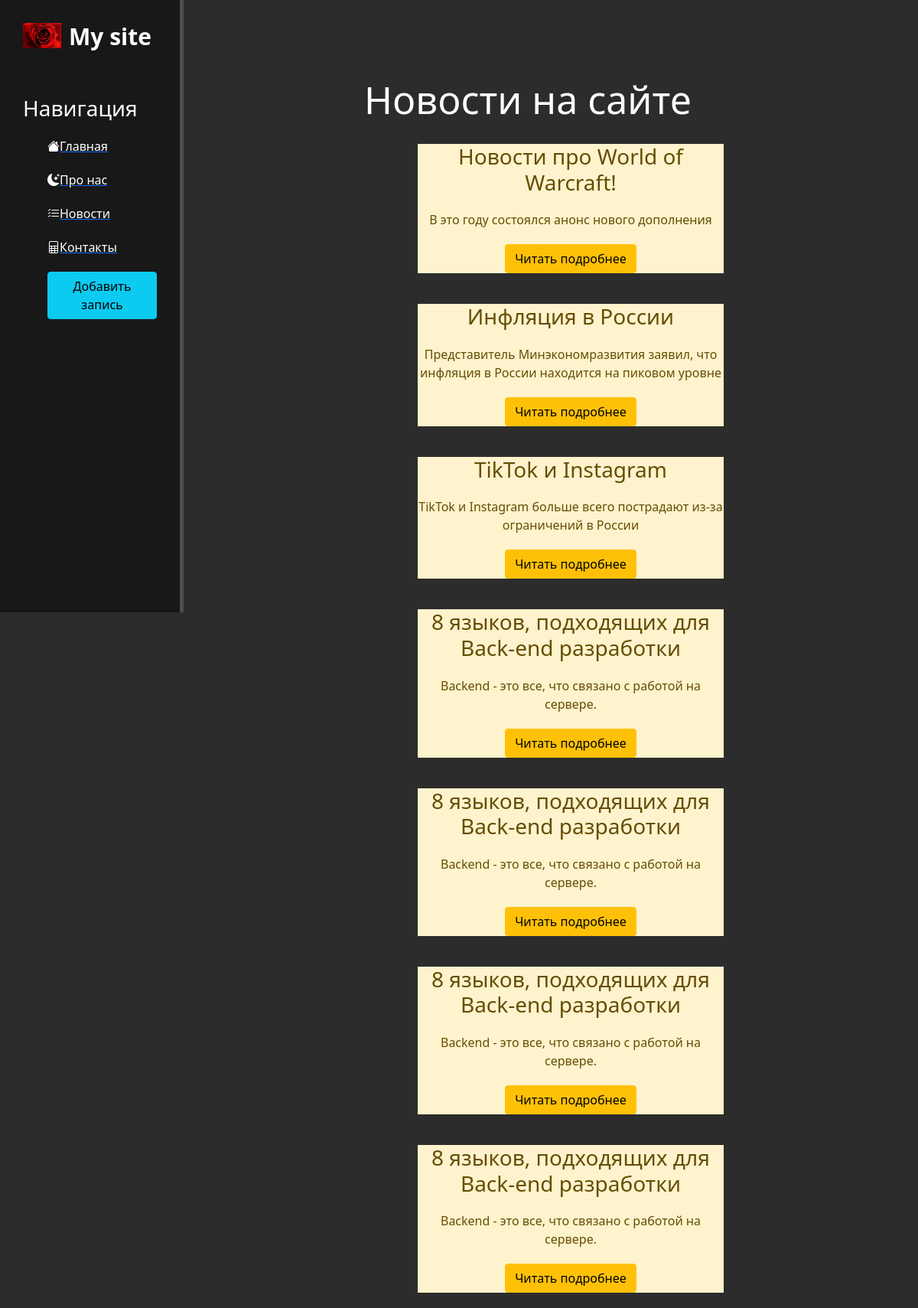
Page /news/ on the committed database.
### news/models.py (models this page shows, shortened)
class Articles(models.Model):
    title = models.CharField('Название', max_length=50)
    anons = models.CharField('Анонс', max_length=200)
    full_text = models.TextField('Статья')
    date = models.DateTimeField('Дата публикации')
    class Meta:
        verbose_name = 'Новость'
        verbose_name_plural = 'Новости'

### news/views.py (the view)
# urls.py: path('', views.news_home, name='news_home'),
def news_home(request):
    news = Articles.objects.all()
    return render(request, 'news/news_home.html', {'news': news})

### news/templates/news/news_home.html (shortened to what this page needs)
{% extends 'main/layout.html' %}
{% block content %}
    <div class="features">
        <h1>Новости на сайте</h1>
        {% if news %}
            {% for el in news %}
                <div class="alert-warning">
                    <h3>{{ el.title }}</h3>
                    <p>{{ el.anons }}</p>
                    <a href="{% url 'news_detail' el.id %}" class="btn btn-warning">Читать подробнее</a>
                </div>
            {% endfor %}
        {% else %}
            <p>В настощий момент нету никаких свежих новостей</p>
        {% endif %}
    </div>
{% endblock %}

### main/templates/main/layout.html (shortened to what this page needs)
<!DOCTYPE html>
<html lang="en">
<head>
    {% load static %}
    <link rel="stylesheet" href="https://cdn.jsdelivr.net/npm/bootstrap@5.1.3/dist/css/bootstrap.min.css">
    <link rel="stylesheet" href="{% static 'main/css/main.css' %}">
    <link rel="stylesheet" href="https://cdn.jsdelivr.net/npm/bootstrap-icons@1.8.2/font/bootstrap-icons.css">
</head>
<body>
    <aside>
        <img src="{% static 'main/img/index.jpg' %}" alt="Logo">
        <span class="logo">My site</span>
        <h3>Навигация</h3>
        <ul>
            <a href="{% url 'home' %}"><li><i class="bi bi-house-fill"></i>Главная</li></a>
            <a href="{% url 'about' %}"><li><i class="bi bi-moon-stars-fill"></i>Про нас</li></a>
            <a href="{% url 'news_home' %}"><li><i class="bi bi-list-check"></i>Новости</li></a>
            <a href=""><li><i class="bi bi-file-spreadsheet"></i></i>Контакты</li></a>
            <a href="{% url 'create' %}"><li><bitton class="btn btn-info"> Добавить запись</bitton></li></a>
        </ul>
    </aside>
    <main>
    {% block content %}
    {% endblock %}
    </main>
</body>
</html>

### main/static/main/css/main.css (style rules this page uses)
body { background: #2c2c2c }
aside { float:left; background: #181818; width:20%; padding:2.5%; height: 100vh; color:#fff; border-right: 5px solid #4d4d4d; }
aside img { width: 50px; float: left; }
aside .logo { font-size: 30px; margin-left: 10px; font-weight: bold; position: relative; top: -5px; }
aside h3 { margin-top: 50px; font-size: 28px; }
aside ul { list-style: none; }
aside ul li { color: #fff; display: block; margin-top: 20px; transition: transform .5s ease; }
main .features { float: left; color: #fff; margin-top: 100px; text-align: center; width: 75%; }
main .features h1 { font-size: 50px }
main .features p { max-width: 400px; margin: 20px auto; }
.alert-warning { float: left; clear: both; width: 400px; margin: 20px 34%; text-align: center; }

### rows in the picture
Articles: title "Новости про World of Warcraft!", anons "В это году состоялся анонс нового дополнения"
Articles: title "Инфляция в России", anons "Представитель Минэкономразвития заявил, что инфляция в России находится на пиковом уровне"
Articles: title "TikTok и Instagram", anons "TikTok и Instagram больше всего пострадают из-за ограничений в России"
Articles: title "8 языков, подходящих для Back-end разработки", anons "Backend - это все, что связано с работой на сервере."
Articles: title "8 языков, подходящих для Back-end разработки", anons "Backend - это все, что связано с работой на сервере."
Articles: title "8 языков, подходящих для Back-end разработки", anons "Backend - это все, что связано с работой на сервере."
Articles: title "8 языков, подходящих для Back-end разработки", anons "Backend - это все, что связано с работой на сервере."
